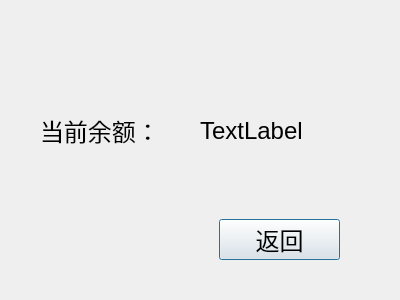
<?xml version="1.0" encoding="UTF-8"?>
<ui version="4.0">
 <class>checkMoney</class>
 <widget class="QDialog" name="checkMoney">
  <property name="geometry">
   <rect>
    <x>0</x>
    <y>0</y>
    <width>400</width>
    <height>300</height>
   </rect>
  </property>
  <property name="windowTitle">
   <string>Dialog</string>
  </property>
  <widget class="QLabel" name="label">
   <property name="geometry">
    <rect>
     <x>40</x>
     <y>90</y>
     <width>161</width>
     <height>81</height>
    </rect>
   </property>
   <property name="font">
    <font>
     <family>Agency FB</family>
     <pointsize>18</pointsize>
    </font>
   </property>
   <property name="text">
    <string>当前余额：</string>
   </property>
  </widget>
  <widget class="QLabel" name="saving">
   <property name="geometry">
    <rect>
     <x>200</x>
     <y>100</y>
     <width>151</width>
     <height>61</height>
    </rect>
   </property>
   <property name="font">
    <font>
     <family>Arial</family>
     <pointsize>18</pointsize>
    </font>
   </property>
   <property name="text">
    <string>TextLabel</string>
   </property>
  </widget>
  <widget class="QPushButton" name="backCheck">
   <property name="geometry">
    <rect>
     <x>219</x>
     <y>219</y>
     <width>121</width>
     <height>41</height>
    </rect>
   </property>
   <property name="font">
    <font>
     <family>Agency FB</family>
     <pointsize>18</pointsize>
    </font>
   </property>
   <property name="text">
    <string>返回</string>
   </property>
  </widget>
 </widget>
 <resources/>
 <connections/>
</ui>
